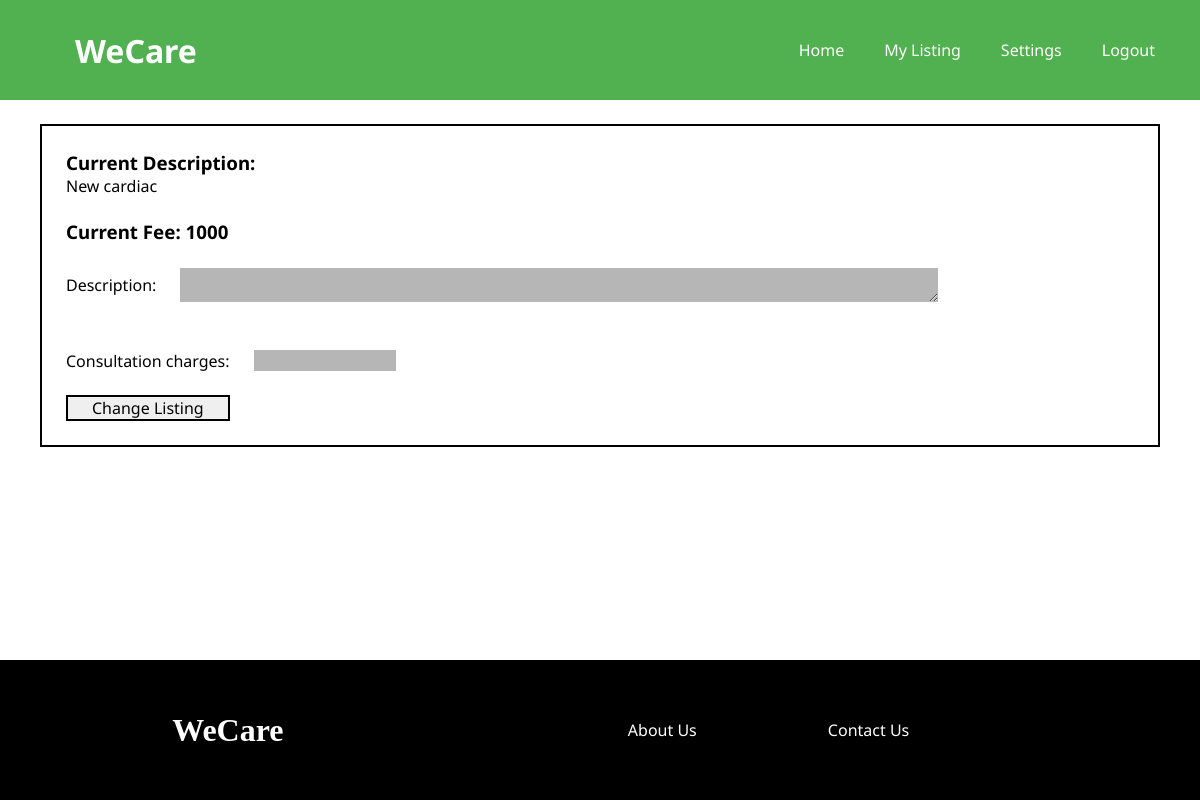
The page /mylisting/ (signed in) on the database as committed earlier.
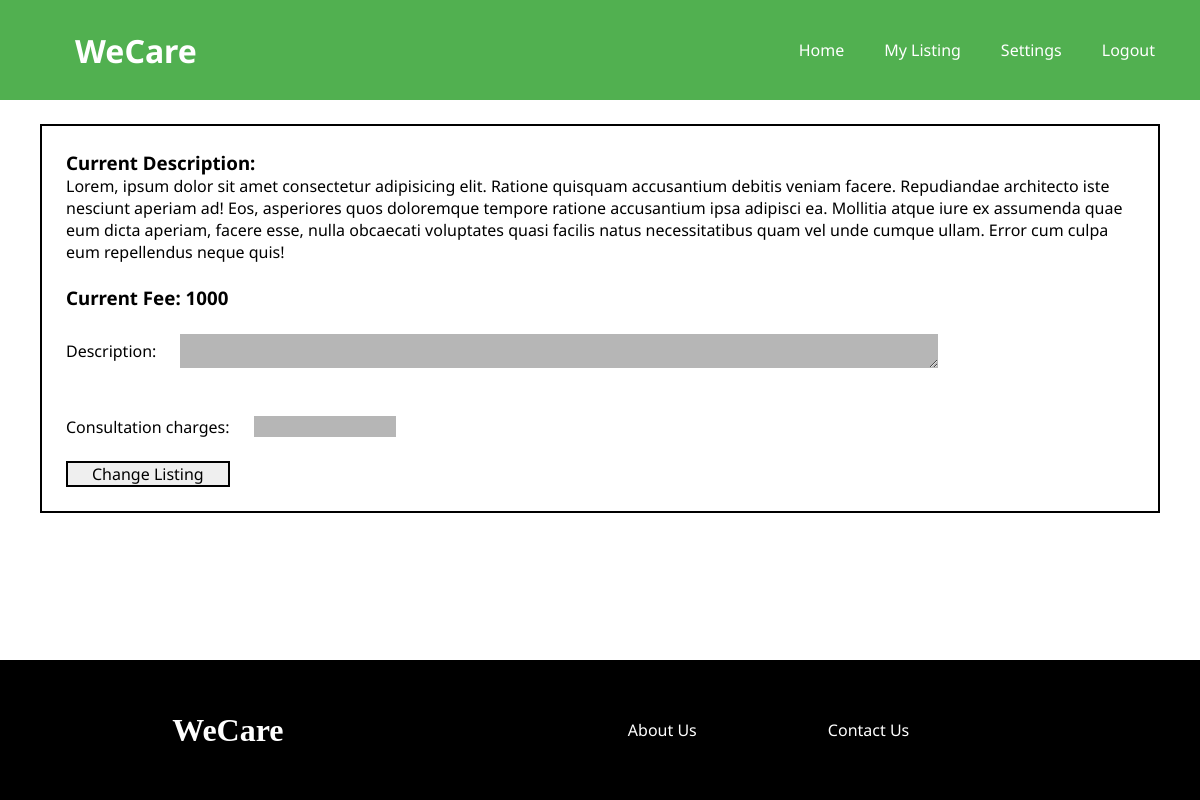
The same page on the database as committed later.
### listings/models.py (models this page shows, shortened)
class Listing(models.Model):
    listing_id = models.AutoField(primary_key=True)
    provider = models.ForeignKey(Provider, on_delete=models.CASCADE)
    description = models.TextField()
    consultation_charges = models.IntegerField()
    ethnicity = models.CharField(max_length=20)
    speciality = models.TextField()

### listings/views.py (the view)
# urls.py: path('mylisting/', listings.mylisting, name='mylisting'),
def mylisting(request):
    provider = get_object_or_404(Provider, user=request.user)
    try:
        listing = get_object_or_404(Listing, provider=provider)
    except Http404:
        listing = None
    if request.method == 'POST':
        form = EditListingForm(request.POST, instance=listing)
        if form.is_valid():
            form.save()
            return redirect('mylisting')
    else:
        form = EditListingForm(instance=listing)
    context = {
        'form': EditListingForm,
        'listing': listing
    }
    return render(request, 'listings/mylisting.html', context)

### listings/templates/listings/mylisting.html (shortened to what this page needs)
{% extends "listings/base.html" %}
{% load static %}
{% block content %}
<link rel="stylesheet" href="{% static 'listings/listing.css' %}">
{% if listing == None %}
<div class="main_listing">
    <h3>Add your Listing</h3>
    <form method="POST">
        {% csrf_token %}
        {{ form.as_p }}
        <input class="change" type="submit" value="Add Listing">
    </form>
</div>
{% else %}
    <div class="main_listing">
        <div class="listing">
            <h3>Current Description:</h3>
            <p>{{ listing.description }}</p>
            <br>
            <h3>Current Fee: {{ listing.consultation_charges }}</h3>
            <form method="POST">
                {{ form.as_p }}
                <input class="change" type="submit" value="Change Listing">
            </form>
        </div>
    </div>
{% endif  %}
{% endblock content %}

Rows that differ between the two databases and show on the page:
changed Listing: description "New cardiac" → "Lorem, ipsum dolor sit amet consectetur adipisicing elit. Ratione quisquam accusantium debitis veniam facere. Repudiandae architecto iste nesciunt aperiam ad! Eos, asperiores quos doloremque tempore ratione accusantium ipsa adipisci ea. Mollitia atque iure ex assumenda quae eum dicta aperiam, facere esse, nulla obcaecati voluptates quasi facilis natus necessitatibus quam vel unde cumque ullam. Error cum culpa eum repellendus neque quis!"
